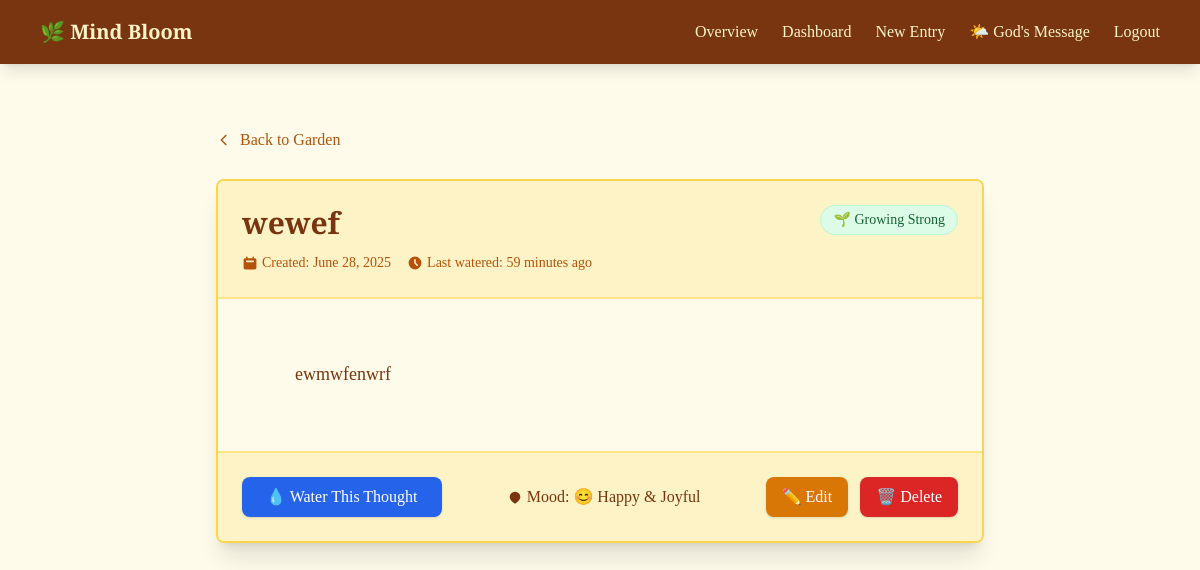
The app's page /entry/10/view/ (signed in) with its own data.
### core/models.py (models this page shows, shortened)
class Entry(models.Model):
    MOODS = [
        ('happy', '😊 Happy & Joyful'),
        ('sad', '😢 Sad & Melancholy'),
        ('excited', '🎉 Excited & Energetic'),
        ('calm', '😌 Calm & Peaceful'),
        ('anxious', '😰 Anxious & Worried'),
        ('grateful', '🙏 Grateful & Thankful'),
        ('reflective', '🤔 Reflective & Thoughtful'),
        ('creative', '🎨 Creative & Inspired'),
        ('nostalgic', '💭 Nostalgic & Reminiscent'),
    ]
    user = models.ForeignKey(User, on_delete=models.CASCADE)
    memory_title = models.CharField(max_length=200)
    content = models.TextField()
    created_at = models.DateTimeField(auto_now_add=True)
    last_watered = models.DateTimeField(default=timezone.now)
    is_dead = models.BooleanField(default=False)  # ✅ BooleanField
    mood = models.CharField(max_length=20, choices=MOODS, default='happy')

### core/views.py (the view)
# urls.py: path('entry/<int:entry_id>/view/', views.view_entry, name='view_entry'),
@login_required
def view_entry(request, entry_id):
    entry = get_object_or_404(Entry, id=entry_id, user=request.user)
    return render(request, 'journal/view_entry.html', {'entry': entry})

### templates/journal/view_entry.html (shortened to what this page needs)
{% extends "base.html" %}
{% block content %}
<div class="max-w-3xl mx-auto mt-8">
  <div class="mb-6">
    <a href="{% url 'dashboard' %}"
       class="inline-flex items-center text-amber-700 hover:text-amber-900 font-medium transition-colors duration-200">
      <svg class="w-4 h-4 mr-2" fill="none" stroke="currentColor" viewBox="0 0 24 24">
        <path stroke-linecap="round" stroke-linejoin="round" stroke-width="2" d="M15 19l-7-7 7-7"></path>
      </svg>
      Back to Garden
    </a>
  </div>
  <article class="bg-amber-50 border-2 rounded-lg shadow-xl overflow-hidden
                 {% if entry.is_dead %}
                   border-red-400 bg-red-50
                 {% else %}
                   border-amber-300
                 {% endif %}">
    <header class="bg-amber-100 border-b-2 border-amber-200 p-6">
      <div class="flex items-start justify-between">
        <div class="flex-1">
          <h1 class="font-display text-3xl font-semibold text-amber-900 mb-3">
            {{ entry.memory_title }}
          </h1>
          <div class="flex flex-wrap items-center gap-4 text-sm text-amber-700">
            <div class="flex items-center">
              <svg class="w-4 h-4 mr-1" fill="currentColor" viewBox="0 0 20 20">
                <path fill-rule="evenodd" d="M6 2a1 1 0 00-1 1v1H4a2 2 0 00-2 2v10a2 2 0 002 2h12a2 2 0 002-2V6a2 2 0 00-2-2h-1V3a1 1 0 10-2 0v1H7V3a1 1 0 00-1-1zm0 5a1 1 0 000 2h8a1 1 0 100-2H6z" clip-rule="evenodd"></path>
              </svg>
              Created: {{ entry.created_at|date:"F j, Y" }}
            </div>
            <div class="flex items-center">
              <svg class="w-4 h-4 mr-1" fill="currentColor" viewBox="0 0 20 20">
                <path fill-rule="evenodd" d="M10 18a8 8 0 100-16 8 8 0 000 16zm1-12a1 1 0 10-2 0v4a1 1 0 00.293.707l2.828 2.829a1 1 0 101.415-1.415L11 9.586V6z" clip-rule="evenodd"></path>
              </svg>
              Last watered: {{ entry.last_watered|timesince }} ago
            </div>
          </div>
        </div>
        <div class="ml-4">
          {% if not entry.is_dead %}
            <span class="inline-flex items-center px-3 py-1 rounded-full text-sm font-medium bg-green-100 text-green-800 border border-green-200">
              🌱 Growing Strong
            </span>
          {% else %}
            <span class="inline-flex items-center px-3 py-1 rounded-full text-sm font-medium bg-red-100 text-red-800 border border-red-200">
              💀 Withered Away
            </span>
          {% endif %}
        </div>
      </div>
    </header>
    <div class="p-8">
      <div class="prose prose-amber max-w-none">
        <div class="text-amber-900 leading-relaxed text-lg font-serif whitespace-pre-wrap">
          {{ entry.content }}
        </div>
      </div>
    </div>
    <footer class="bg-amber-100 border-t-2 border-amber-200 p-6">
      <div class="flex flex-wrap items-center justify-between gap-4">
        <div class="flex items-center space-x-3">
          {% if not entry.is_dead %}
            <form method="post" action="{% url 'water_entry' entry.id %}" class="inline">
              <button class="bg-blue-600 hover:bg-blue-700 text-white px-6 py-2 rounded-lg font-medium transition-colors duration-200 shadow hover:shadow-md flex items-center">
                💧 Water This Thought
              </button>
            </form>
          {% else %}
            <div class="text-red-600 font-medium flex items-center">
              💀 This thought needs revival
            </div>
          {% endif %}
        </div>
        {% if entry.mood %}
  <div class="flex items-center">
    <svg class="w-4 h-4 mr-1" fill="currentColor" viewBox="0 0 24 24">
      <path d="M12 22s8-4.438 8-10a8 8 0 10-16 0c0 5.562 8 10 8 10z" />
    </svg>
    Mood: <span class="ml-1 font-medium">{{ entry.get_mood_display }}</span>
  </div>
{% endif %}
        <div class="flex items-center space-x-3">
          <a href="{% url 'edit_entry' entry.id %}"
             class="bg-amber-600 hover:bg-amber-700 text-white px-4 py-2 rounded-lg font-medium transition-colors duration-200 shadow hover:shadow-md">
            ✏️ Edit
          </a>
          <button onclick="confirmDelete()"
                  class="bg-red-600 hover:bg-red-700 text-white px-4 py-2 rounded-lg font-medium transition-colors duration-200 shadow hover:shadow-md">
            🗑️ Delete
          </button>
        </div>
      </div>
    </footer>
  </article>
{% endblock %}

### records on screen
Entry: memory_title "wewef", created_at "June 28, 2025", last_watered "59 minutes", content "ewmwfenwrf", mood "😊 Happy & Joyful"
